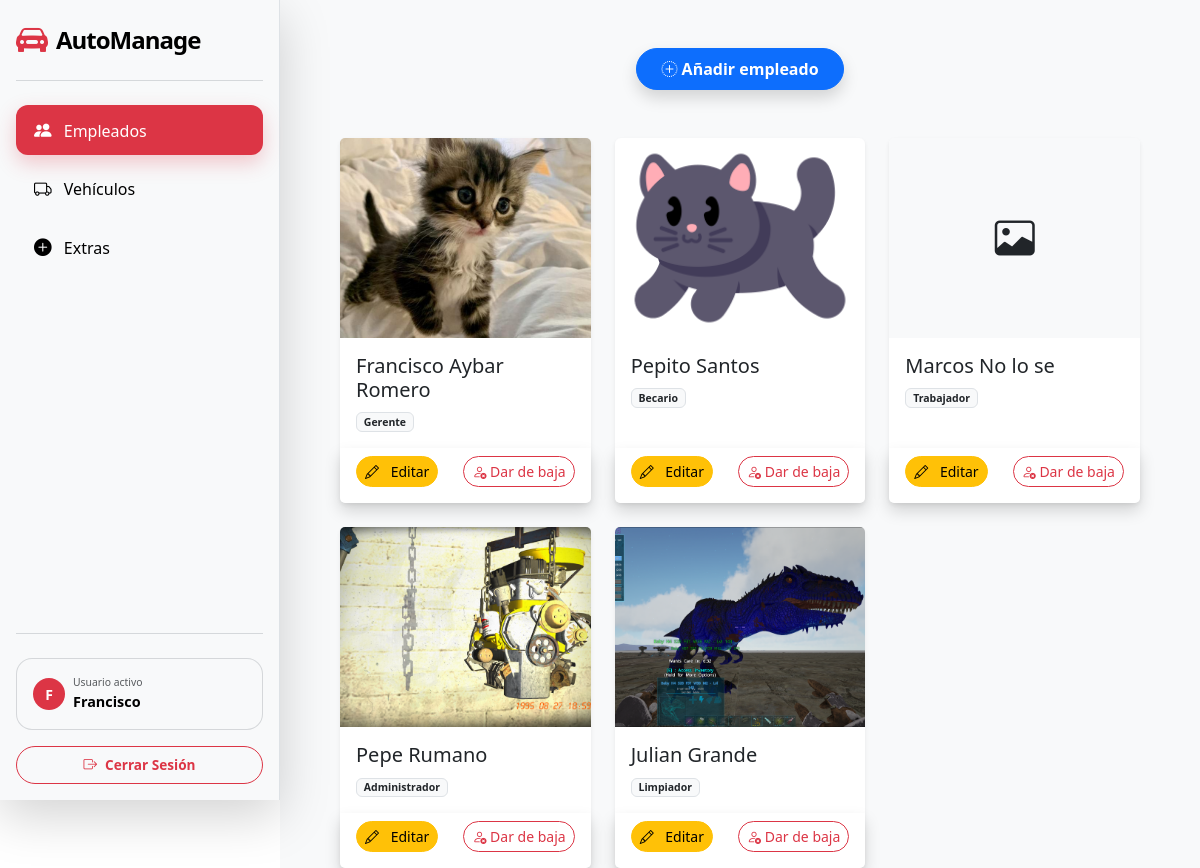
Page /employees/ (signed in) on the committed database.
### app_agencia_coches/models.py (models this page shows, shortened)
class Employee (models.Model):
    user = models.OneToOneField(
        User,
        on_delete = models.CASCADE,
        null = True,
        blank = True
    )
    nombre = models.CharField (
        verbose_name = 'Nombre',
        max_length = 100,
        default = ''
    )
    apellidos = models.CharField (
        verbose_name = 'Apellidos',
        max_length = 100,
        default = ''
    )
    puesto = models.CharField (
        verbose_name = 'Puesto',
        max_length = 100,
        default = ''
    )
    fecha_contratacion = models.DateField (
        verbose_name = 'Fecha de contratacion',
        auto_now_add = True
    )
    foto = models.ImageField (
        verbose_name = 'Foto',
        upload_to = "empleados/",
        blank = True,
        null = True
    )

### app_agencia_coches/views.py (the view)
# urls.py: path('employees/', views.employees, name='employees'),
@login_required
def employees (request):
    employees = Employee.objects.all()
    return render(request, 'employee/employees.html', {'employees':employees})

### app_agencia_coches/templates/employee/employees.html (shortened to what this page needs)
{%extends 'index.html'%}
{% block content %}
<div class="container">
    <div class="my-5 d-flex justify-content-center">
        <a href="{% url 'employees_create' %}" class="btn btn-primary rounded-pill px-4 py-2 fw-bold shadow">
            <i class="bi bi-plus-circle-dotted"></i> Añadir empleado
        </a>
    </div>
    <div class="row row-cols-1 row-cols-md-2 row-cols-lg-3 g-4">
        {% for employee in employees %}
        <div class="col">
            <div class="card h-100 shadow-sm border-0 card-hover">
                    <div class="position-relative overflow-hidden hover-container">
                        {% if employee.foto %}
                            <img src="{{ employee.foto.url }}" class="card-img-top blur-target" style="height: 200px; object-fit: cover;">
                        {% else %}
                            <div class="card-img-top blur-target d-flex justify-content-center align-items-center bg-light" style="height: 200px;">
                                <i class="bi bi-image fs-1"></i>
                            </div>
                        {% endif %}
                    </div>
                    <div class="card-body">
                        <h5 class="card-title">{{ employee.nombre }} {{ employee.apellidos }}</h5>
                        <p class="card-text text-muted small">
                            <span class="badge bg-light text-dark border">{{ employee.puesto }}</span>
                        </p>
                    </div>
                    <div class="card-footer bg-white d-flex justify-content-between border-0 pb-3 shadow">
                        <a href="{% url 'employee_edit' employee.pk %}" class="btn btn-sm btn-warning rounded-4">
                            <i class="bi bi-pencil me-2"></i> Editar
                        </a>
                        <button type="button" class="btn btn-sm btn-outline-danger rounded-pill" data-bs-toggle="modal" data-bs-target="#deleteEmpModal{{ employee.pk }}">
                            <i class="bi bi-person-x"></i> Dar de baja
                        </button>
                    </div>
                </div>
            </div>
        {% endfor %}
    </div>
</div>
{% endblock content %}

### app_agencia_coches/templates/index.html (shortened to what this page needs)
<!doctype html>
<html lang="es-ES">
    <head>
        {% block css %}
        <link
            href="https://cdn.jsdelivr.net/npm/bootstrap@5.3.2/dist/css/bootstrap.min.css"
            rel="stylesheet"
        />
        {% endblock css %}
        {% block icon %}
        <link rel="stylesheet" href="https://cdn.jsdelivr.net/npm/bootstrap-icons@1.13.1/font/bootstrap-icons.min.css">
        {% endblock icon %}
        {% load static %}
        <link rel="stylesheet" href="{% static 'css/blur_detalles.css' %}">
        <link rel="stylesheet" href="{% static 'css/style_sidebar.css' %}">
    </head>
    <body>
        <div id="wrapper" class="d-flex">
            <nav id="sidebar" class="bg-light shadow-lg d-flex flex-column p-3 sticky-top" style="min-width: 280px; height: 100vh;">
                <div class="d-flex justify-content-between align-items-center border-bottom border-secondary border-opacity-25 pb-3 mb-4">
                    <a href="{% url 'dashboard' %}" class="d-flex align-items-center text-decoration-none">
                        <i class="bi bi-car-front-fill fs-2 text-danger me-2"></i>
                        <span class="fs-4 fw-bold text-black" style="letter-spacing: -1px;">AutoManage</span>
                    </a>
                </div>
                <ul class="nav nav-pills flex-column mb-auto">
                    <li class="nav-item mb-2">
                        <a class="nav-link custom-nav-link {% if request.resolver_match.url_name == 'employees' %}active{% endif %}" href="{% url 'employees' %}">
                            <i class="bi bi-people-fill me-2"></i> Empleados
                        </a>
                    </li>
                    <li class="nav-item mb-2">
                        <a class="nav-link custom-nav-link {% if request.resolver_match.url_name == 'cars' %}active{% endif %}" href="{% url 'cars' %}">
                            <i class="bi bi-truck me-2"></i> Vehículos
                        </a>
                    </li>
                    <li class="nav-item mb-2">
                        <a class="nav-link custom-nav-link {% if request.resolver_match.url_name == 'extras' %}active{% endif %}" href="{% url 'extras' %}">
                            <i class="bi bi-plus-circle-fill me-2"></i> Extras
                        </a>
                    </li>
                </ul>
                <hr class="text-secondary opacity-25">
                <div class="user-footer mt-2">
                    {% if user.is_authenticated %}
                        <div class="p-3 rounded-4 mb-3 border border-secondary border-opacity-25" style="background: rgba(255,255,255,0.03);">
                            <div class="d-flex align-items-center">
                                <div class="bg-danger rounded-circle d-flex align-items-center justify-content-center me-2" style="width: 32px; height: 32px;">
                                    <span class="text-white fw-bold small">{{ user.username|first|upper }}</span>
                                </div>
                                <div class="overflow-hidden">
                                    <small class="text-muted d-block" style="font-size: 0.65rem; text-uppercase: bold;">Usuario activo</small>
                                    <span class="text-black fw-bold d-block text-truncate" style="font-size: 0.9rem;">{{ user.username }}</span>
                                </div>
                            </div>
                        </div>
                        <form action="{% url 'logout' %}" method="post" class="m-0">
                            <button type="submit" class="btn btn-outline-danger w-100 rounded-pill py-2 fw-bold d-flex align-items-center justify-content-center transition-all" style="font-size: 0.85rem;">
                                <i class="bi bi-box-arrow-right me-2"></i> Cerrar Sesión
                            </button>
                        </form>
                    {% endif %}
                </div>
            </nav>
            <main class="main-content w-100 bg-light px-3 px-md-5">
                <div class="toast-container position-fixed bottom-0 end-0 p-3">
                </div>
                {% block content %}{% endblock %}
            </main>
        </div>
    </body>
</html>

### static/css/blur_detalles.css (style rules this page uses)
.blur-target { transition: filter 0.3s ease, transform 0.3s ease; }

### static/css/style_sidebar.css (style rules this page uses)
#wrapper { display: flex; align-items: stretch; }
#sidebar { min-width: 280px; max-width: 280px; height: 100vh; position: fixed; top: 0; left: 0; display: flex; flex-direction: column; z-index: 1000; background-color: #fff; border-right: 1px solid #dee2e6; }
.main-content { flex: 1; margin-left: 280px; min-height: 100vh; background-color: #f8f9fa; }
#sidebar { transition: all 0.3s ease; }
.custom-nav-link { color: #000 !important; font-weight: 500; border-radius: 12px !important; padding: 12px 18px !important; transition: all 0.2s ease; }
.custom-nav-link.active { background-color: #dc3545 !important; color: white !important; box-shadow: 0 8px 20px rgba(220, 53, 69, 0.25) !important; }
.custom-nav-link i { font-size: 1.1rem; }

### rows in the picture
Employee: foto (picture), nombre "Francisco", apellidos "Aybar Romero", puesto "Gerente"
Employee: foto (picture), nombre "Pepito", apellidos "Santos", puesto "Becario"
Employee: nombre "Marcos", apellidos "No lo se", puesto "Trabajador"
Employee: foto (picture), nombre "Pepe", apellidos "Rumano", puesto "Administrador"
Employee: foto (picture), nombre "Julian", apellidos "Grande", puesto "Limpiador"

### other values in the picture
{{ user.username|first|upper }} "F"
{{ user.username }} "Francisco"
